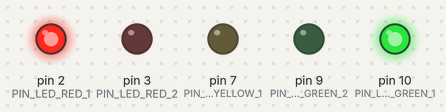
Bench run of a sketch on a simulated Arduino Uno, built with avr-gcc and run on an emulated ATmega328P. Parts: output pins drawn as LEDs (lit = HIGH).

Above: at 0.5 s.
At 1.5 s:
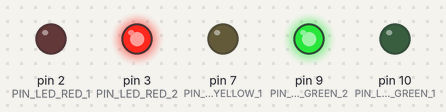
At 5.5 s:
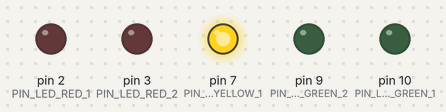
Timing chart, 0 to 6.9 s (numbered marks = the images above):
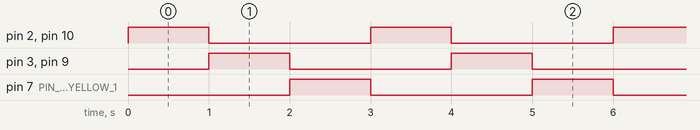

The sketch:

reasoning_with_LEDs.ino
```cpp
#define PIN_LED_GREEN_1 10
#define PIN_LED_GREEN_2 9
#define PIN_LED_YELLOW_1 7
#define PIN_LED_RED_2 3
#define PIN_LED_RED_1 2


void setup() {
  // put your setup code here, to run once:
  pinMode(PIN_LED_GREEN_1, OUTPUT);
  pinMode(PIN_LED_GREEN_2, OUTPUT);
  pinMode(PIN_LED_YELLOW_1, OUTPUT);
  pinMode(PIN_LED_RED_2, OUTPUT);
  pinMode(PIN_LED_RED_1, OUTPUT);
}

void loop() {
  digitalWrite(PIN_LED_GREEN_1, 1);
  digitalWrite(PIN_LED_GREEN_2, 0);
  digitalWrite(PIN_LED_YELLOW_1, 0);
  digitalWrite(PIN_LED_RED_2, 0);
  digitalWrite(PIN_LED_RED_1, 1);
  delay(1000);

  digitalWrite(PIN_LED_GREEN_1, 0);
  digitalWrite(PIN_LED_GREEN_2, 1);
  digitalWrite(PIN_LED_YELLOW_1, 0);
  digitalWrite(PIN_LED_RED_2, 1);
  digitalWrite(PIN_LED_RED_1, 0);
  delay(1000);

  digitalWrite(PIN_LED_GREEN_1, 0);
  digitalWrite(PIN_LED_GREEN_2, 0);
  digitalWrite(PIN_LED_YELLOW_1, 1);
  digitalWrite(PIN_LED_RED_2, 0);
  digitalWrite(PIN_LED_RED_1, 0);
  delay(1000);
}
```

Measured:
- by itself, pin 2 (PIN_LED_RED_1), pin 3 (PIN_LED_RED_2), pin 7 (PIN_LED_YELLOW_1), pin 9 (PIN_LED_GREEN_2), pin 10 (PIN_LED_GREEN_1): alternates HIGH for 1.0 s and LOW for 2.0 s
- by itself, everything shown: repeats every 3.0 s, in 3 steps
